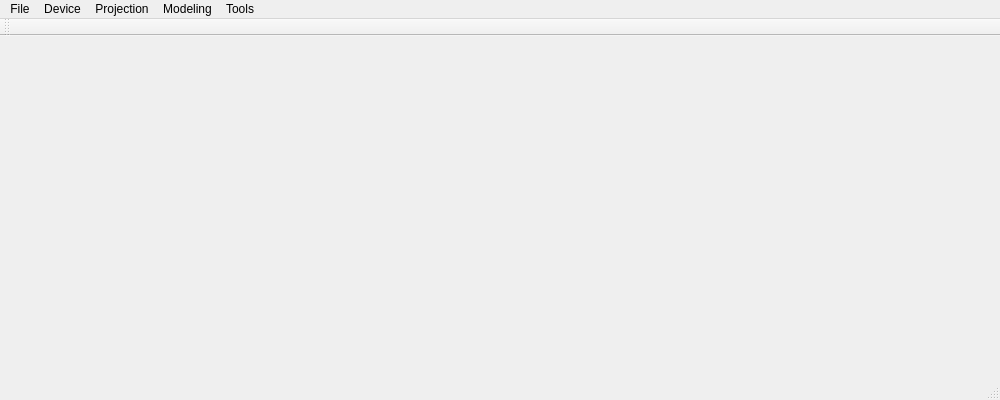
<?xml version="1.0" encoding="UTF-8"?>
<ui version="4.0">
 <class>MainWindow</class>
 <widget class="QMainWindow" name="MainWindow">
  <property name="geometry">
   <rect>
    <x>0</x>
    <y>0</y>
    <width>1000</width>
    <height>400</height>
   </rect>
  </property>
  <property name="windowTitle">
   <string>MainWindow</string>
  </property>
  <widget class="QWidget" name="centralWidget"/>
  <widget class="QMenuBar" name="menuBar">
   <property name="geometry">
    <rect>
     <x>0</x>
     <y>0</y>
     <width>1000</width>
     <height>23</height>
    </rect>
   </property>
   <widget class="QMenu" name="menuFile">
    <property name="title">
     <string>File</string>
    </property>
    <addaction name="actionNew_Workspace"/>
    <addaction name="actionOpen_Workspace"/>
   </widget>
   <widget class="QMenu" name="menuDevice">
    <property name="title">
     <string>Device</string>
    </property>
    <addaction name="actionOpen_Cameras"/>
    <addaction name="actionOpen_Triggered_Cameras"/>
    <addaction name="actionCameras_Viewer"/>
   </widget>
   <widget class="QMenu" name="menuProjection">
    <property name="title">
     <string>Projection</string>
    </property>
    <widget class="QMenu" name="menuBinary_Code">
     <property name="title">
      <string>Nine Images</string>
     </property>
     <addaction name="actionHorizontal_1"/>
     <addaction name="actionHorizontal_2"/>
     <addaction name="actionHorizontal_3"/>
     <addaction name="actionVertical_0"/>
     <addaction name="actionVertical_1"/>
     <addaction name="actionVertical_2"/>
     <addaction name="actionHorizontal_Center_Line"/>
     <addaction name="actionVertical_Center_Line"/>
     <addaction name="actionFull_Black"/>
    </widget>
    <addaction name="menuBinary_Code"/>
    <addaction name="actionProjection_Control"/>
    <addaction name="separator"/>
    <addaction name="actionProject_and_Capture"/>
   </widget>
   <widget class="QMenu" name="menuModeling">
    <property name="title">
     <string>Modeling</string>
    </property>
    <addaction name="actionNine_Images_Maker"/>
   </widget>
   <widget class="QMenu" name="menuTools">
    <property name="title">
     <string>Tools</string>
    </property>
    <widget class="QMenu" name="menuPhase_Map_Show">
     <property name="title">
      <string>Phase Map Show</string>
     </property>
     <addaction name="actionLeft_Horizontal"/>
     <addaction name="actionLeft_Vertical"/>
     <addaction name="actionRight_Horizontal"/>
     <addaction name="actionRight_Vertical"/>
     <addaction name="actionOutput_ALL_Four"/>
    </widget>
    <addaction name="actionObject_Coordinates_Output"/>
    <addaction name="actionNine_Images_Show"/>
    <addaction name="menuPhase_Map_Show"/>
    <addaction name="actionRestructed_Model_Show"/>
    <addaction name="actionNine_Images_Average"/>
   </widget>
   <addaction name="menuFile"/>
   <addaction name="menuDevice"/>
   <addaction name="menuProjection"/>
   <addaction name="menuModeling"/>
   <addaction name="menuTools"/>
  </widget>
  <widget class="QToolBar" name="mainToolBar">
   <attribute name="toolBarArea">
    <enum>TopToolBarArea</enum>
   </attribute>
   <attribute name="toolBarBreak">
    <bool>false</bool>
   </attribute>
  </widget>
  <widget class="QStatusBar" name="statusBar"/>
  <action name="actionHorizontal_1">
   <property name="text">
    <string>Horizontal 0</string>
   </property>
  </action>
  <action name="actionHorizontal_2">
   <property name="text">
    <string>Horizontal 1</string>
   </property>
  </action>
  <action name="actionHorizontal_3">
   <property name="text">
    <string>Horizontal 2</string>
   </property>
  </action>
  <action name="actionVertical_0">
   <property name="text">
    <string>Vertical 0</string>
   </property>
  </action>
  <action name="actionVertical_1">
   <property name="text">
    <string>Vertical 1</string>
   </property>
  </action>
  <action name="actionVertical_2">
   <property name="text">
    <string>Vertical 2</string>
   </property>
  </action>
  <action name="actionHorizontal_Center_Line">
   <property name="text">
    <string>Horizontal Center Line</string>
   </property>
  </action>
  <action name="actionVertical_Center_Line">
   <property name="text">
    <string>Vertical Center Line</string>
   </property>
  </action>
  <action name="actionFull_Black">
   <property name="text">
    <string>Full Black</string>
   </property>
  </action>
  <action name="actionNine_images">
   <property name="text">
    <string>Nine Images Maker</string>
   </property>
  </action>
  <action name="actionNine_Images_Maker">
   <property name="text">
    <string>Nine Images Maker</string>
   </property>
  </action>
  <action name="actionObject_Coordinates_Output">
   <property name="text">
    <string>Object Coordinates Output</string>
   </property>
  </action>
  <action name="actionNine_Images_Show">
   <property name="text">
    <string>Nine Images Show</string>
   </property>
  </action>
  <action name="actionNew_Workspace">
   <property name="text">
    <string>New Workspace...</string>
   </property>
  </action>
  <action name="actionOpen_Workspace">
   <property name="text">
    <string>Open Workspace...</string>
   </property>
  </action>
  <action name="actionLeft_Horizontal">
   <property name="text">
    <string>Left Horizontal</string>
   </property>
  </action>
  <action name="actionLeft_Vertical">
   <property name="text">
    <string>Left Vertical</string>
   </property>
  </action>
  <action name="actionRight_Horizontal">
   <property name="text">
    <string>Right Horizontal</string>
   </property>
  </action>
  <action name="actionRight_Vertical">
   <property name="text">
    <string>Right Vertical</string>
   </property>
  </action>
  <action name="actionOutput_ALL_Four">
   <property name="text">
    <string>Output ALL Four</string>
   </property>
  </action>
  <action name="actionRestructed_Model_Show">
   <property name="text">
    <string>Restructed Model Show</string>
   </property>
  </action>
  <action name="actionOpen_Cameras">
   <property name="text">
    <string>Open Cameras</string>
   </property>
  </action>
  <action name="actionOpen_Triggered_Cameras">
   <property name="text">
    <string>Open Triggered Cameras</string>
   </property>
  </action>
  <action name="actionCameras_Viewer">
   <property name="text">
    <string>Cameras Viewer</string>
   </property>
  </action>
  <action name="actionProjection_Control">
   <property name="text">
    <string>Projection Control</string>
   </property>
  </action>
  <action name="actionProject_and_Capture">
   <property name="text">
    <string>Project and Capture</string>
   </property>
  </action>
  <action name="actionNine_Images_Average">
   <property name="text">
    <string>Nine Images Average</string>
   </property>
  </action>
 </widget>
 <layoutdefault spacing="6" margin="11"/>
 <resources/>
 <connections/>
</ui>
